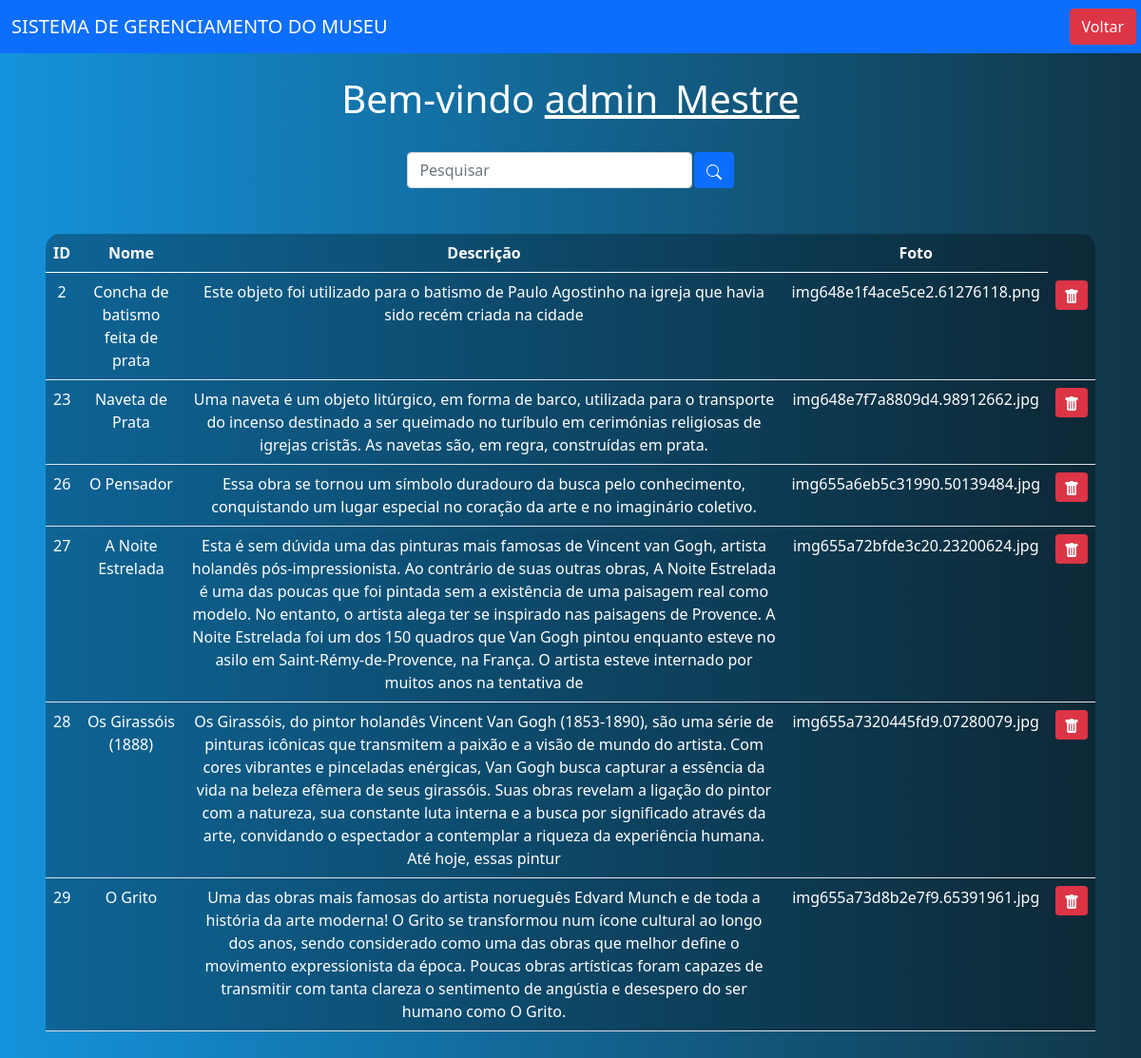
/Pag_Sistema/obras.php (signed in), run on the app's committed database.
### tables this page shows
CREATE TABLE `acervo` (
  `ID` int(11) NOT NULL,
  `NOME` varchar(50) NOT NULL,
  `DESCRICAO` varchar(500) NOT NULL,
  `FOTO` varchar(50) NOT NULL
);

### Pag_Sistema/obras.php (the view, shortened to what this page needs)
<?php
	include "../conexao.php";
?>
<!DOCTYPE html>
<html lang="pt-br">
<head>
    <link href="https://cdn.jsdelivr.net/npm/bootstrap@5.0.2/dist/css/bootstrap.min.css" rel="stylesheet">
</head>
<body>
    <nav class="navbar navbar-expand-lg navbar-dark bg-primary">
        <div class="container-fluid">
            <a class="navbar-brand" href="#">SISTEMA DE GERENCIAMENTO DO MUSEU</a>
        </div>
        <div class="d-flex">
            <a href="sistema.php" style="width: max-content !important; margin-right: 5px !important;" class="btn btn-danger me-5">Voltar</a>
        </div>
    </nav>
    <br>
    <?php
        echo "<h1>Bem-vindo <u>" . $_SESSION["nome_usuario"] . "</u></h1>";
    ?>
    <br>
    <div class="box-search">
        <input type="search" class="form-control w-25" placeholder="Pesquisar" id="pesquisar">
        <button onclick="searchData()" class="btn btn-primary">
        </button>
    </div>
    <div class="m-5">
        <table class="table text-white table-bg">
            <thead>
                <tr>
                    <th scope="col">ID</th>
                    <th scope="col">Nome</th>
                    <th scope="col">Descrição</th>
                    <th scope="col">Foto</th>
                </tr>
            </thead>
            <tbody>
                <?php
                    if(isset($_GET["search"])){
                        $result = mysqli_query($conn, "SELECT * FROM acervo WHERE `NOME` LIKE '%{$_GET['search']}%'");
                    }else{
                        $result = mysqli_query($conn, "SELECT * FROM acervo ORDER BY ID ASC");
                    }
                    while($obra = mysqli_fetch_assoc($result)) {
                        echo "<tr>";
                        echo "<td>".$obra['ID']."</td>";
                        echo "<td>".$obra['NOME']."</td>";
                        echo "<td>".$obra['DESCRICAO']."</td>";
                        echo "<td>".$obra['FOTO']."</td>";
                            echo "<td>
                                <a class='btn btn-sm btn-danger' href='excluirObras.php?id={$obra['ID']}' title='Deletar'>
                                    <svg xmlns='http://www.w3.org/2000/svg' width='16' height='16' fill='currentColor' class='bi bi-trash-fill' viewBox='0 0 16 16'>
                                        <path d='M2.5 1a1 1 0 0 0-1 1v1a1 1 0 0 0 1 1H3v9a2 2 0 0 0 2 2h6a2 2 0 0 0 2-2V4h.5a1 1 0 0 0 1-1V2a1 1 0 0 0-1-1H10a1 1 0 0 0-1-1H7a1 1 0 0 0-1 1H2.5zm3 4a.5.5 0 0 1 .5.5v7a.5.5 0 0 1-1 0v-7a.5.5 0 0 1 .5-.5zM8 5a.5.5 0 0 1 .5.5v7a.5.5 0 0 1-1 0v-7A.5.5 0 0 1 8 5zm3 .5v7a.5.5 0 0 1-1 0v-7a.5.5 0 0 1 1 0z'/>
                                    </svg>
                                </a>
                            </td>";
                            echo "</tr>";
                    }
                    ?>
            </tbody>
        </table>
    </div>
</body>
</html>

### Pag_Sistema/obras.php (style rules this page uses)
body { background: linear-gradient(to right, rgb(20, 147, 220), rgb(17, 54, 71)); color: white; text-align: center; }
.table-bg { background: rgba(0, 0, 0, 0.3); border-radius: 15px 15px 0 0; }
.box-search { display: flex; justify-content: center; gap: .1%; }

### data on the page
acervo: ID "2", NOME "Concha de batismo feita de prata", DESCRICAO "Este objeto foi utilizado para o batismo de Paulo Agostinho na igreja que havia sido recém criada na cidade", FOTO "img648e1f4ace5ce2.61276118.png"
acervo: ID "23", NOME "Naveta de Prata", DESCRICAO "Uma naveta é um objeto litúrgico, em forma de barco, utilizada para o transporte do incenso destinado a ser queimado no turíbulo em cerimónias religiosas de igrejas cristãs. As navetas são, em regra, construídas em prata.", FOTO "img648e7f7a8809d4.98912662.jpg"
acervo: ID "26", NOME "O Pensador", DESCRICAO "Essa obra se tornou um símbolo duradouro da busca pelo conhecimento, conquistando um lugar especial no coração da arte e no imaginário coletivo.", FOTO "img655a6eb5c31990.50139484.jpg"
acervo: ID "27", NOME "A Noite Estrelada", DESCRICAO "Esta é sem dúvida uma das pinturas mais famosas de Vincent van Gogh, artista holandês pós-impressionista. Ao contrário de suas outras obras, A Noite Estrelada é uma das poucas que foi pintada sem a existência de uma paisagem real como modelo. No entanto, o artista alega ter se inspirado nas paisagens de Provence. A Noite Estrelada foi um dos 150 quadros que Van Gogh pintou enquanto esteve no asilo em Saint-Rémy-de-Provence, na França. O artista esteve internado por muitos anos na tentativa de", FOTO "img655a72bfde3c20.23200624.jpg"
acervo: ID "28", NOME "Os Girassóis (1888)", DESCRICAO "Os Girassóis, do pintor holandês Vincent Van Gogh (1853-1890), são uma série de pinturas icônicas que transmitem a paixão e a visão de mundo do artista. Com cores vibrantes e pinceladas enérgicas, Van Gogh busca capturar a essência da vida na beleza efêmera de seus girassóis. Suas obras revelam a ligação do pintor com a natureza, sua constante luta interna e a busca por significado através da arte, convidando o espectador a contemplar a riqueza da experiência humana. Até hoje, essas pintur", FOTO "img655a7320445fd9.07280079.jpg"
acervo: ID "29", NOME "O Grito", DESCRICAO "Uma das obras mais famosas do artista norueguês Edvard Munch e de toda a história da arte moderna! O Grito se transformou num ícone cultural ao longo dos anos, sendo considerado como uma das obras que melhor define o movimento expressionista da época. Poucas obras artísticas foram capazes de transmitir com tanta clareza o sentimento de angústia e desespero do ser humano como O Grito.", FOTO "img655a73d8b2e7f9.65391961.jpg"

### other printed values
$_SESSION["nome_usuario"] "admin_Mestre"
